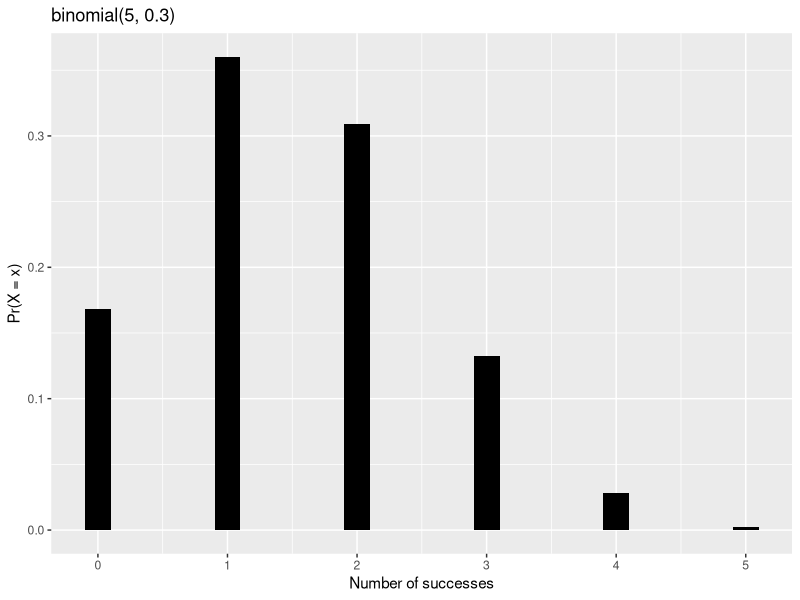

The R script that drew this image:
## ---- chunk 1
#| echo: false
#| message: false
knitr::opts_chunk$set(
    fig.asp = 0.618,
    fig.align = "center",
    out.width = "100%",
    fig.retina = 10,
    fig.path = "../slides/images/15-probstat/",
    message = FALSE,
    global.par = TRUE
)
library(fontawesome)
library(tidyverse)
## ---- chunk 2
#| echo: false
binom_df <- tibble(x = 0:5,
                   y = dbinom(x, size = 5, prob = 0.3))
binom_df
## ---- chunk 3
#| echo: false
#| label: binom-ggplt
binom_df |> ggplot(aes(x = x, y = y)) + 
    geom_col(width = 0.2, fill = "black") + 
    xlab("Number of successes") + ylab("Pr(X = x)") +
    labs(title = "binomial(5, 0.3)")
